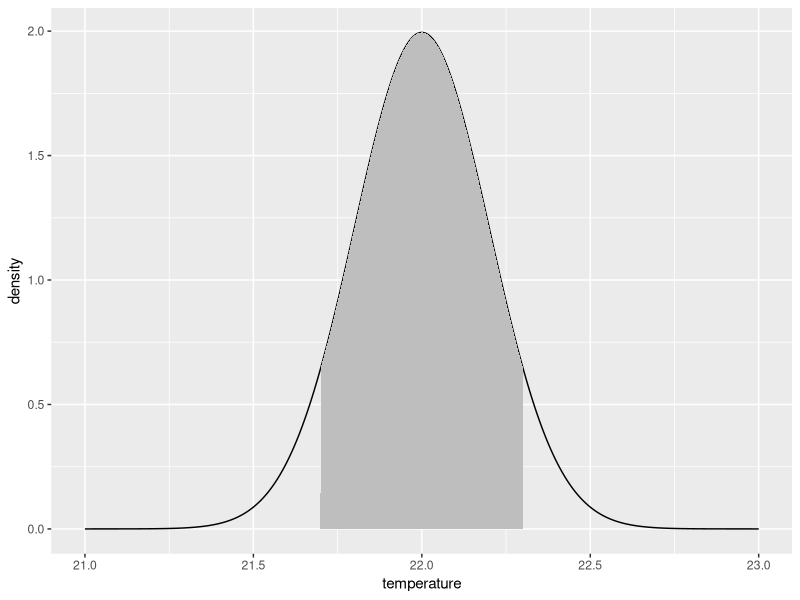
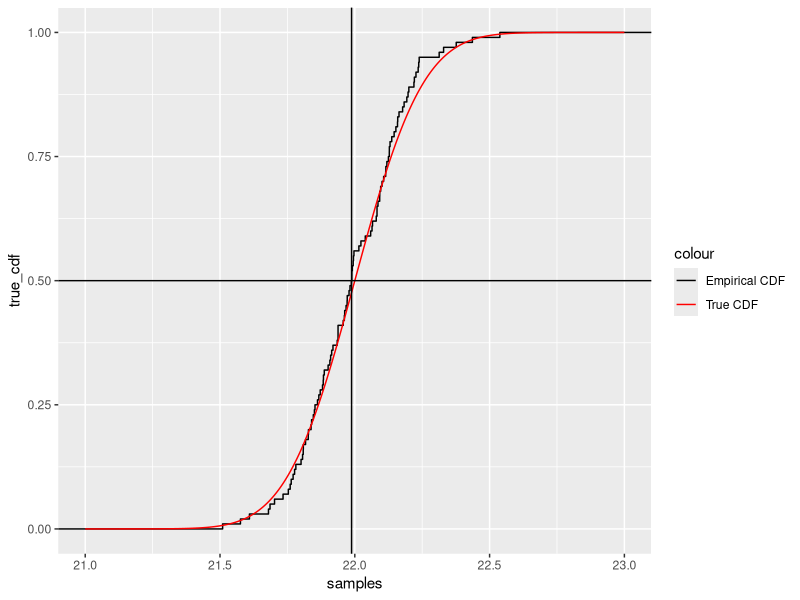
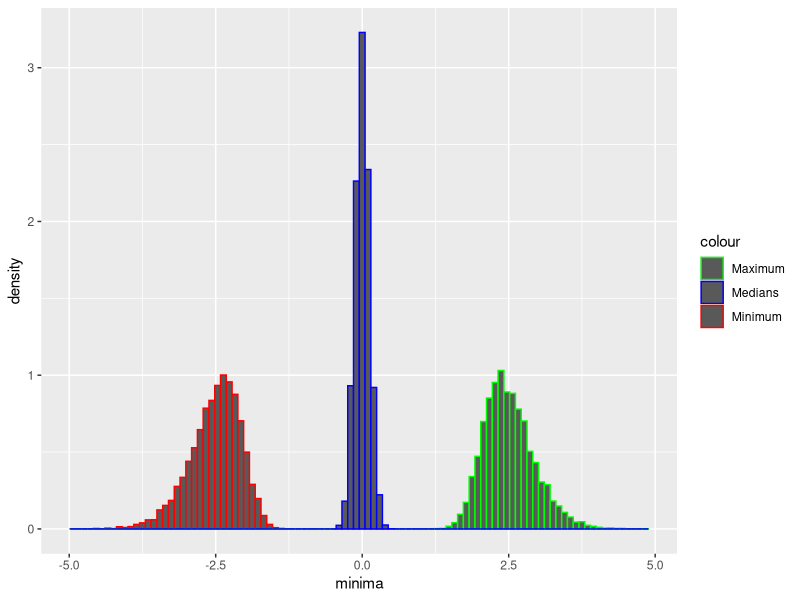

Write R code to recreate these figures, in order.
## ---- chunk 1
library(tidyverse)
## ---- chunk 2
temperature <- seq(21, 23, .001)
density <- dnorm(temperature, 22, .2)
p <- pnorm(22.3, 22, .2) - pnorm(21.7, 22, .2)
ggplot() +
    geom_line(aes(x = temperature, y = density)) +
    geom_ribbon(aes(x = temperature, ymin = 0, ymax = if_else(temperature >= 21.7 & temperature <= 22.3, density, 0)), fill = "gray")
## ---- chunk 3
samples <- rnorm(100, 22, .2)
true_cdf <- pnorm(temperature, 22, .2)
ggplot() +
    stat_ecdf(aes(x = samples, color = "Empirical CDF")) +
    geom_line(aes(x = temperature, y = true_cdf, color = "True CDF")) +
    scale_color_manual(values = c("Empirical CDF" = "black", "True CDF" = "red")) +
    geom_hline(yintercept = .5) +
    geom_vline(xintercept = median(samples))
## ---- chunk 4
minima <- replicate(10000, min(rnorm(100, 0, 1)))
maxima <- replicate(10000, max(rnorm(100, 0, 1)))
medians <- replicate(10000, median(rnorm(100, 0, 1)))
ggplot() +
    geom_histogram(aes(x = minima, y = after_stat(density), color = "Minimum"), bins = 100) +
    geom_histogram(aes(x = maxima, y = after_stat(density), color = "Maximum"), bins = 100) +
    geom_histogram(aes(x = medians, y = after_stat(density), color = "Medians"), bins = 100) +
    scale_color_manual(values = c("Minimum" = "red", "Maximum" = "green", "Medians" = "blue"))
